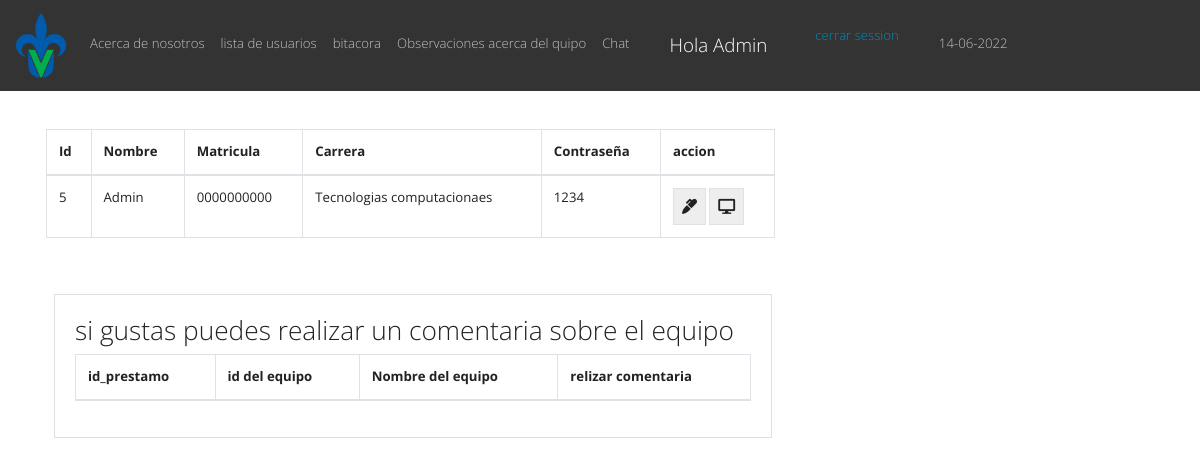
/estudiante.php (signed in), run on the app's committed database.
### tables this page shows
CREATE TABLE `usarios` (
  `id` int(11) NOT NULL AUTO_INCREMENT,
  `nombre` varchar(100) DEFAULT NULL,
  `matricula` varchar(100) DEFAULT NULL,
  `carrera` varchar(100) DEFAULT NULL,
  `id_rol` int(11) DEFAULT NULL,
  `pass` varchar(255) NOT NULL,
  PRIMARY KEY (`id`),
  KEY `fk_id_rol` (`id_rol`),
  CONSTRAINT `fk_id_rol` FOREIGN KEY (`id_rol`) REFERENCES `rol` (`id`)
);

### estudiante.php (the view, shortened to what this page needs)
<?php
include("db.php");
$username = $_SESSION['username'];
if(!isset($username)){
  header("location: login.php");
  }else{?>
<!DOCTYPE html>
<html lang="en">
  <head>
    <link rel="stylesheet" href="https://bootswatch.com/4/yeti/bootstrap.min.css">
    <link rel="stylesheet" href="https://use.fontawesome.com/releases/v5.6.3/css/all.css">
  </head>
  <body>
   <nav class="navbar navbar-expand-sm bg-dark navbar-dark">
  <a class="navbar-brand" >
    <img src="img/uv.png" alt="logo" style="width:50px;">
  </a>
  <ul class="navbar-nav">
    <li class="nav-item">
      <a class="nav-link" href="nosotros1.php ">Acerca de nosotros</a>
    </li>
    <li class="nav-item">
      <a class="nav-link" href="prestamos.php">lista de usuarios </a>
    </li>
    <li class="nav-item">
      <a class="nav-link" href="bitacora.php">bitacora</a>
    </li>
    <li class="nav-item">
      <a class="nav-link" href="observaciones.php">Observaciones acerca del quipo</a>
    </li>
    <li class="nav-item">
      <a class="nav-link" href="chat.php">Chat</a>
    </li>
    <li class="nav-item">
      <a class="nav-link" >             </a>
    </li>
     <li class="nav-item">
      <a class="nav-link" >              </a>
    </li>
     <li class="nav-item">
      <a class="navbar-brand"  tanindex="" alt="volver a la pagina principal">  Hola  <?php echo $username;} ?></a>
    </li>
    <li class="nav-item">
      <a class="nav-link" >             </a>
    </li>
     <li class="nav-item">
      <a class="nav-link" >              </a>
    </li>
    <li class="nav-item">
          <?php
                  echo "<a class='nav-item' href='includes/salir.php'  tabindex='' alt='cerrar mi session'>cerrar session </a>";
                ?>
    </li>
    <li class="nav-item">
      <a class="nav-link" >             </a>
    </li>
     <li class="nav-item">
      <a class="nav-link" >              </a>
    </li>
    <li class="nav-item">
      <a class="nav-link" href="#">
        <?php
          echo date("d-");
          echo date("m-");
          echo date("Y");
        ?>
      </a>
    </li>
  </ul>
</nav>
    <br>
    <div class="container p-3" >
    <div class="row">
        <div class="col-md-8">
            <table class="table table-bordered">
                <thead>
                    <tr>
                        <th>Id</th>
                        <th>Nombre</th>
                        <th>Matricula</th>
                        <th>Carrera</th>
                        <th>Contraseña</th>
                        <th>accion</th>
                    </tr>
                </thead>
                <tbody>
                    <?php
                        $sql ="SELECT * FROM usarios where nombre = '$username' ";
                        $consuta= mysqli_query( $conn, $sql );
                        while($row = mysqli_fetch_array($consuta) ){ ?>
                        <tr>
                            <td><?php echo $row['id'] ?></td>
                            <td><?php echo $row['nombre'] ?></td>
                            <td><?php echo $row['matricula'] ?></td>
                            <td><?php echo $row['carrera'] ?></td>
                            <td><?php echo $row['pass'] ?></td>
                            <td>
                               <a tabindex="10" alt="editar usuarios " href="edit_estudiante.php?id=<?php echo $row['id'] ?>" class="btn btn-secondary">
                                   <i class="fas fa-marker"> </i>
                               </a>
                                <a tabindex="11" alt="borrar usuario BE careful" href="prestamo.php?id=<?php echo $row['id'] ?>" class="btn btn-secondary">
                                   <i class="fa fa-desktop"></i>
                               </a>
                            </td>
                        </tr>
                    <?php } ?>
                </tbody>
            </table>
        </div>
    </div>
</div>
<div class="container p-4" >
  <div class="row">
    <div class="col-md-8 mx.auto">
      <div class="card card-body">
        <h3>si gustas puedes realizar un comentaria sobre el equipo</h3>
        <table class="table table-bordered">
                <thead>
                    <tr>
                      <th>id_prestamo</th>
                      <th>id del equipo</th>
                      <th>Nombre del equipo</th>
                      <th>relizar comentaria</th>
                    </tr>
                </thead>
            </table>
      </div>
    </div>
  </div>
</div>
<?php include("includes/footer.php") ?>

### data on the page
usarios: id "5", nombre "Admin", matricula "0000000000", carrera "Tecnologias computacionaes", pass "1234"

### other printed values
$username "Admin"
